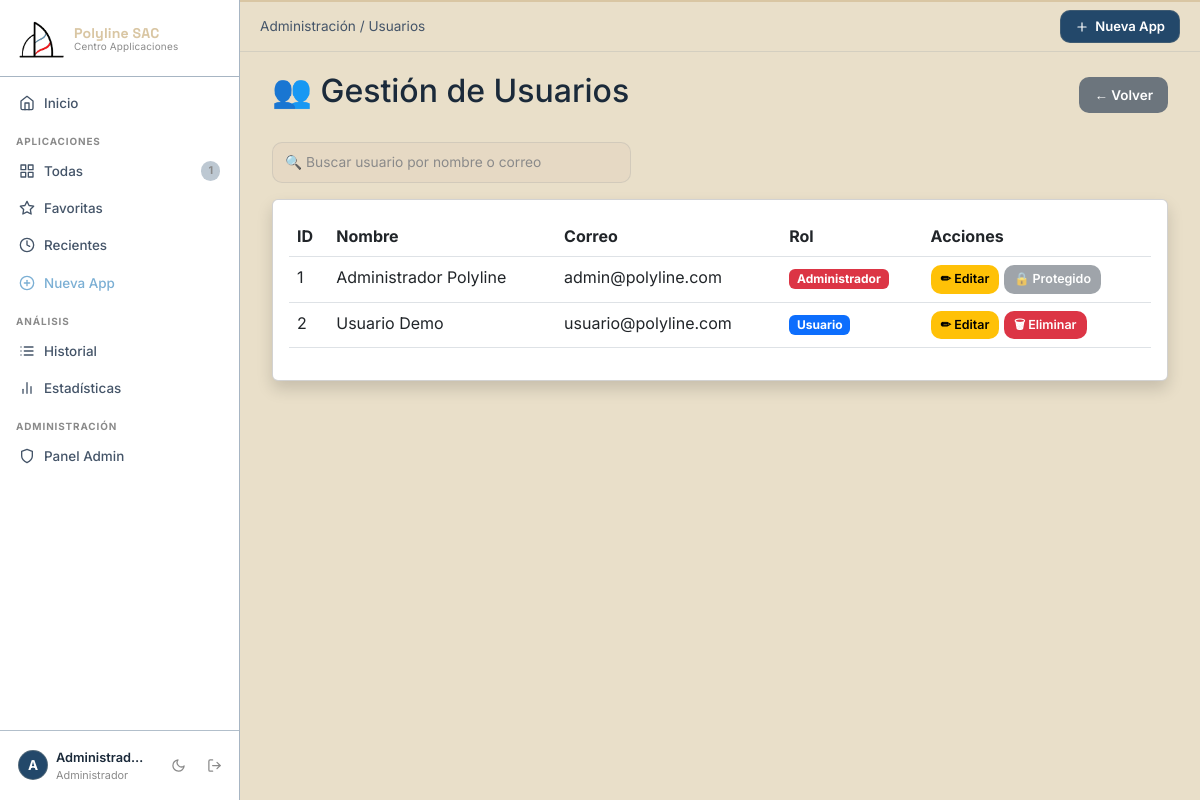
/admin/users (signed in), run on an earlier commit of the app's database.
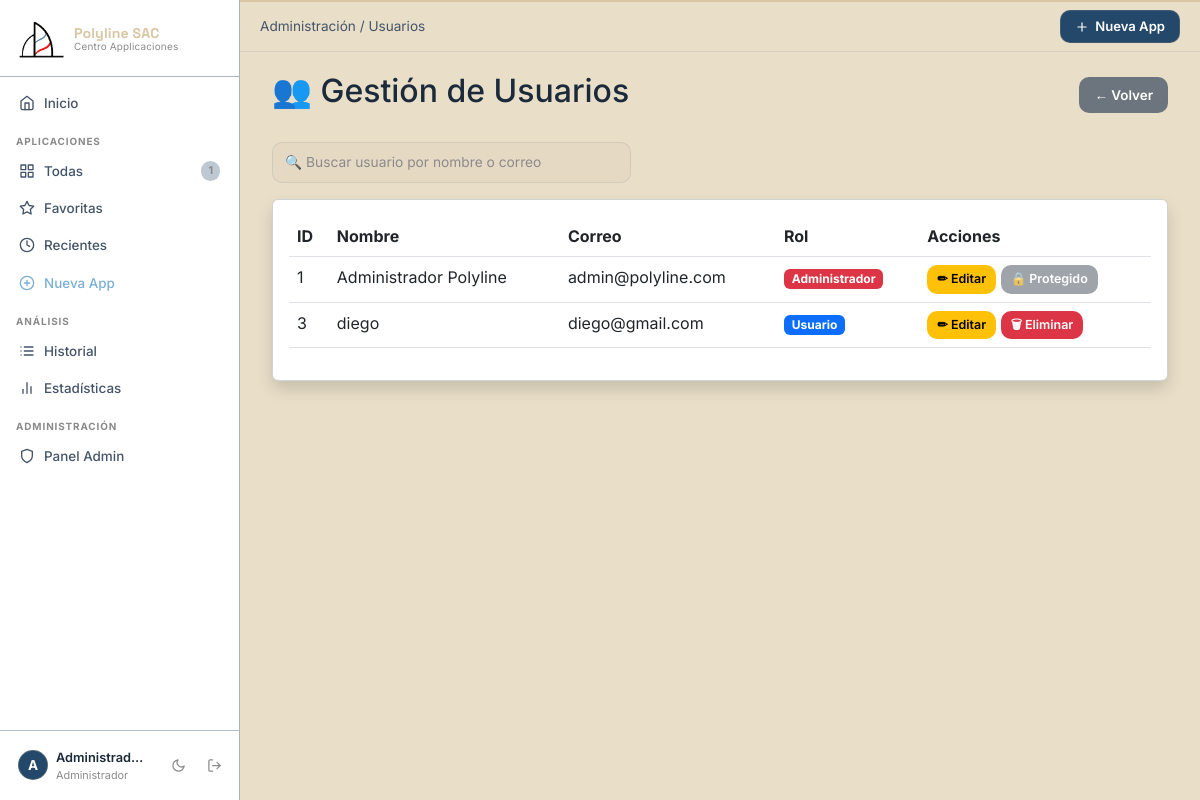
And on a later commit of the database.
### models/user.py (models this page shows, shortened)
class User(UserMixin, db.Model):
    __tablename__ = 'users'
    id            = db.Column(db.Integer, primary_key=True)
    nombre        = db.Column(db.String(100), nullable=False)
    correo        = db.Column(db.String(150), unique=True, nullable=False)
    password_hash = db.Column(db.String(256), nullable=False)
    foto          = db.Column(db.String(200), default='default_avatar.png')
    bio           = db.Column(db.String(300), default='')
    fecha_registro= db.Column(db.DateTime, default=datetime.utcnow)
    rol = db.Column(db.String(20), default='user', nullable=False)
    applications  = db.relationship('Application', backref='owner', lazy='dynamic', cascade='all, delete-orphan')
    history       = db.relationship('History', backref='user',  lazy='dynamic', cascade='all, delete-orphan')
    favorites = db.relationship(
    "Favorite",
    back_populates="user",
    cascade="all, delete-orphan",
    lazy="dynamic"
)
    @property
    def is_admin(self):
        return self.rol == 'admin'
    last_login = db.Column(db.DateTime)

### routes/admin.py (the view)
@admin_bp.route("/users")
@admin_required
def users():
    users = User.query.order_by(User.nombre).all()
    return render_template(
        "admin/users.html",
        users=users
    )

### routes/admin.py (called while the page is built)
def admin_required(f):
    @wraps(f)
    def decorated(*args, **kwargs):
        if not current_user.is_authenticated or not current_user.is_admin:
            return "Acceso denegado", 403
        return f(*args, **kwargs)
    return decorated

### templates/admin/users.html (shortened to what this page needs)
{% extends "base.html" %}
{% block breadcrumb %}
<span>Administración / Usuarios</span>
{% endblock %}
{% block content %}
<div class="container-fluid">
    <div class="d-flex justify-content-between align-items-center mb-4">
        <h2>👥 Gestión de Usuarios</h2>
        <a href="{{ url_for('admin.dashboard') }}"
           class="btn btn-secondary">
            ← Volver
        </a>
    </div>
    <div class="row mb-3">
    <div class="col-md-5">
        <input
            type="text"
            id="searchUser"
            class="form-control"
            placeholder="🔍 Buscar usuario por nombre o correo">
    </div>
</div>
    <div class="card shadow">
        <div class="card-body">
            <table class="table table-hover" id="usersTable">
                <thead>
                    <tr>
                        <th>ID</th>
                        <th>Nombre</th>
                        <th>Correo</th>
                        <th>Rol</th>
                        <th>Acciones</th>
                    </tr>
                </thead>
                <tbody>
                    {% for user in users %}
                    <tr>
                        <td>{{ user.id }}</td>
                        <td>{{ user.nombre }}</td>
                        <td>{{ user.correo }}</td>
                        <td>
                            {% if user.is_admin %}
                                <span class="badge bg-danger">
                                    Administrador
                                </span>
                            {% else %}
                                <span class="badge bg-primary">
                                    Usuario
                                </span>
                            {% endif %}
                        </td>
                       <td>
    <a href="{{ url_for('admin.edit_user', user_id=user.id) }}"
       class="btn btn-warning btn-sm">
        ✏ Editar
    </a>
    {% if user.is_admin %}
        <button class="btn btn-secondary btn-sm" disabled>
            🔒 Protegido
        </button>
    {% else %}
        <form method="POST"
              action="{{ url_for('admin.delete_user', user_id=user.id) }}"
              style="display:inline;"
              onsubmit="return confirm('¿Seguro que deseas eliminar este usuario?');">
            <button type="submit"
                    class="btn btn-danger btn-sm">
                🗑 Eliminar
            </button>
        </form>
    {% endif %}
</td>
                    </tr>
                    {% endfor %}
                </tbody>
            </table>
        </div>
    </div>
</div>
{% endblock %}

### templates/base.html (shortened to what this page needs)
<!DOCTYPE html>
<html lang="es" data-theme="dark">
<head>
    <link href="https://cdn.jsdelivr.net/npm/bootstrap@5.3.0/dist/css/bootstrap.min.css" rel="stylesheet">
    <link rel="stylesheet" href="{{ url_for('static', filename='css/main.css') }}">
</head>
<body>
{% if current_user.is_authenticated %}
  <aside class="sidebar" id="sidebar">
    <div class="sb-brand">
      <div class="sb-logo-wrap">
        <div class="sb-logo">
          <img src="{{ url_for('static', filename='img/polyline logo.png') }}"
               alt="Polyline SAC">
        </div>
        <div class="sb-name-wrap">
          <span class="sb-name">Polyline SAC</span>
          <span class="sb-sub">Centro Applicaciones</span>
        </div>
      </div>
    </div>
    <nav class="sb-nav">
      <a href="{{ url_for('dashboard.index') }}"
         class="sb-link {% if request.endpoint == 'dashboard.index' %}is-active{% endif %}">
        <i data-feather="home"></i><span>Inicio</span>
      </a>
      <p class="sb-section">Aplicaciones</p>
      <a href="{{ url_for('apps.list_apps') }}"
         class="sb-link {% if request.endpoint == 'apps.list_apps' %}is-active{% endif %}">
        <i data-feather="grid"></i><span>Todas</span>
        <span class="sb-pill">{{ total_apps_global }}</span>
      </a>
      <a href="{{ url_for('apps.favorites') }}"
         class="sb-link {% if request.endpoint == 'apps.favorites' %}is-active{% endif %}">
        <i data-feather="star"></i><span>Favoritas</span>
      </a>
      <a href="{{ url_for('apps.recent') }}"
         class="sb-link {% if request.endpoint == 'apps.recent' %}is-active{% endif %}">
        <i data-feather="clock"></i><span>Recientes</span>
      </a>
      <a href="{{ url_for('apps.new_app') }}"
         class="sb-link sb-link--accent {% if request.endpoint == 'apps.new_app' %}is-active{% endif %}">
        <i data-feather="plus-circle"></i><span>Nueva App</span>
      </a>
      <p class="sb-section">Análisis</p>
      <a href="{{ url_for('stats.history') }}"
         class="sb-link {% if request.endpoint == 'stats.history' %}is-active{% endif %}">
        <i data-feather="list"></i><span>Historial</span>
      </a>
      <a href="{{ url_for('stats.stats') }}"
         class="sb-link {% if request.endpoint == 'stats.stats' %}is-active{% endif %}">
        <i data-feather="bar-chart-2"></i><span>Estadísticas</span>
      </a>
      {% if current_user.is_admin %}
      <p class="sb-section">Administración</p>
      <a href="{{ url_for('admin.dashboard') }}"
      class="sb-link {% if request.endpoint == 'admin.dashboard' %}is-active{% endif %}">
      <i data-feather="shield"></i>
      <span>Panel Admin</span>
    </a>
    {% endif %}
    </nav>
    <div class="sb-footer">
      <a href="{{ url_for('profile.profile') }}"
         class="sb-user {% if request.endpoint == 'profile.profile' %}is-active{% endif %}">
        <div class="sb-avatar">{{ current_user.nombre[0].upper() }}</div>
        <div class="sb-user-text">
          <span class="sb-user-name">{{ current_user.nombre }}</span>
          <span class="sb-user-role">{{ 'Administrador' if current_user.is_admin else 'Usuario' }}</span>
        </div>
      </a>
      <button class="sb-icon-btn" id="themeToggle" title="Cambiar tema">
        <i data-feather="moon" id="themeIcon"></i>
      </button>
      <a href="{{ url_for('auth.logout') }}" class="sb-icon-btn sb-logout" title="Cerrar sesión">
        <i data-feather="log-out"></i>
      </a>
    </div>
  </aside>
  <div class="main-wrap" id="mainWrap">
    <header class="topbar">
      <div class="topbar-crumb">{% block breadcrumb %}{% endblock %}</div>
      <div class="topbar-right">
        <a href="{{ url_for('apps.new_app') }}" class="btn-top-accent">
          <i data-feather="plus"></i> Nueva App
        </a>
      </div>
    </header>
    <div class="page-body">
      {% block content %}{% endblock %}
    </div>
  </div>
{% else %}
  <div class="auth-shell">
    {% block auth_content %}{% endblock %}
  </div>
{% endif %}
</body>
</html>

What changed in the data, as far as the page shows it:
removed User: id "2", nombre "Usuario Demo", correo "usuario@polyline.com", rol "Usuario"
added User: id "3", nombre "diego", correo "diego@gmail.com", rol "Usuario"
